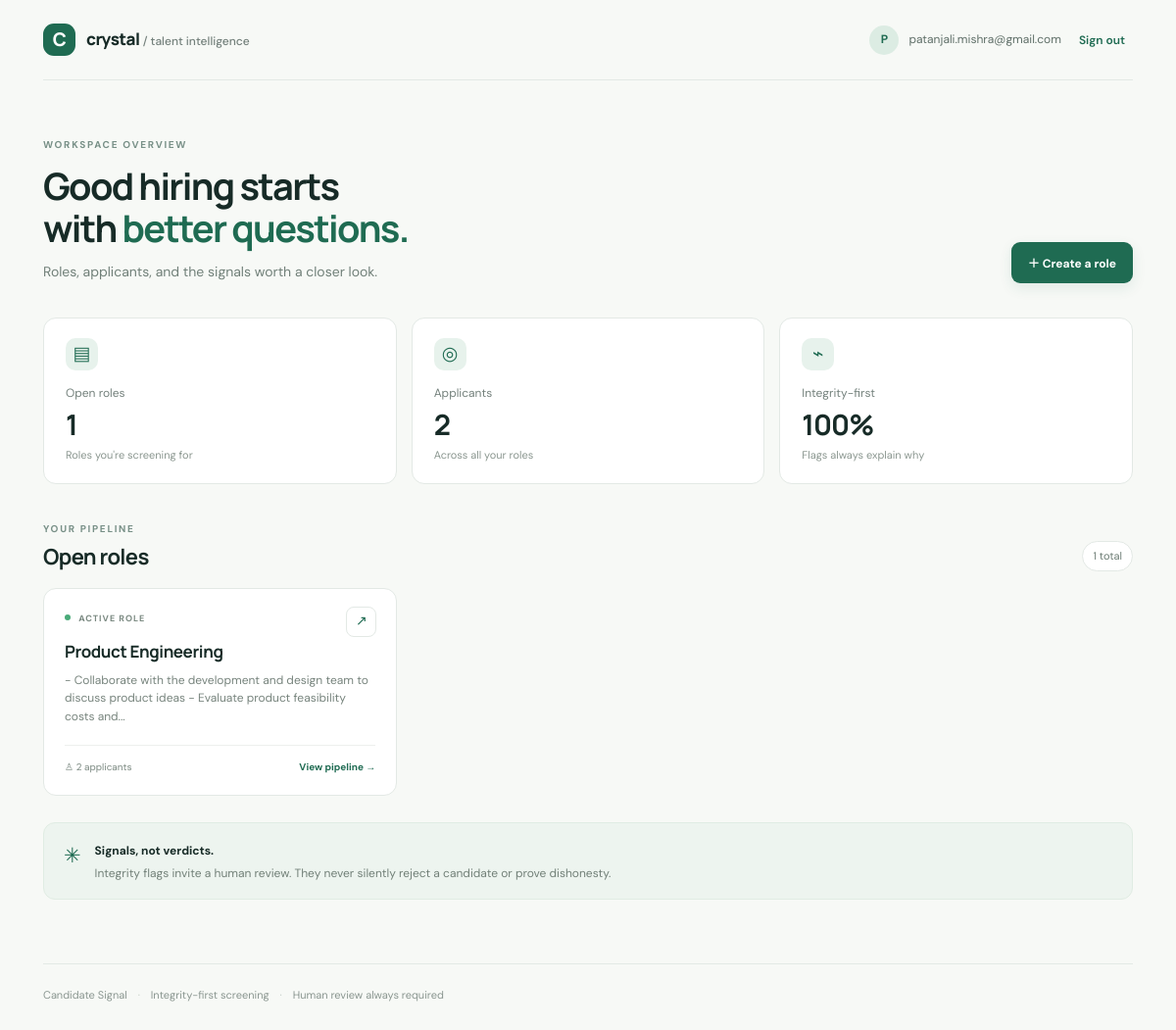
The page / (signed in) on the database its author committed.
### tables this page shows
CREATE TABLE roles(id INTEGER PRIMARY KEY, user_id INTEGER NOT NULL, title TEXT NOT NULL, description TEXT NOT NULL, requirements TEXT NOT NULL, created_at TEXT DEFAULT CURRENT_TIMESTAMP, FOREIGN KEY(user_id) REFERENCES users(id) ON DELETE CASCADE);

### app.py (the view)
@app.route("/")
def index():
    if not session.get("user_id"): return redirect(url_for("login"))
    roles=db().execute("SELECT r.*, (SELECT COUNT(*) FROM candidates c WHERE c.role_id=r.id) AS candidate_count FROM roles r WHERE user_id=? ORDER BY id DESC",(session["user_id"],)).fetchall()
    return render_template("index.html", roles=roles)

### app.py (called while the page is built)
def db():
    if "db" not in g:
        g.db = sqlite3.connect(DB)
        g.db.row_factory = sqlite3.Row
        g.db.execute("PRAGMA foreign_keys=ON")
    return g.db

### templates/index.html
{% extends "base.html" %}{% block content %}<div class="pagehead"><div><div class="eyebrow">WORKSPACE OVERVIEW</div><h1>Good hiring starts<br>with <em>better questions.</em></h1><p class="lede">Roles, applicants, and the signals worth a closer look.</p></div><a class="btn primary" href="{{ url_for('new_role') }}">＋ Create a role</a></div><section class="metricgrid"><div class="metric"><span class="metricicon">▤</span><span class="muted">Open roles</span><strong>{{ roles|length }}</strong><small>Roles you're screening for</small></div><div class="metric"><span class="metricicon">◎</span><span class="muted">Applicants</span><strong>{{ roles|sum(attribute='candidate_count') }}</strong><small>Across all your roles</small></div><div class="metric"><span class="metricicon">⌁</span><span class="muted">Integrity-first</span><strong>100%</strong><small>Flags always explain why</small></div></section><div class="sectionhead"><div><div class="eyebrow">YOUR PIPELINE</div><h2>Open roles</h2></div><span class="countpill">{{ roles|length }} total</span></div>{% if roles %}<div class="rolegrid">{% for role in roles %}<a class="rolecard" href="{{ url_for('role_detail',role_id=role.id) }}"><div class="roleicon">↗</div><div class="rolemeta"><span class="statusdot"></span> ACTIVE ROLE</div><h3>{{ role.title }}</h3><p>{{ role.description|truncate(130) }}</p><div class="rolefoot"><span>♙ {{ role.candidate_count }} applicant{{ '' if role.candidate_count==1 else 's' }}</span><span class="arrow">View pipeline →</span></div></a>{% endfor %}</div>{% else %}<div class="empty"><div class="emptyicon">＋</div><h3>Your first role starts here</h3><p>Add a role and its must-have requirements. Then paste resumes to see fit signals and integrity checks together.</p><a class="btn primary" href="{{ url_for('new_role') }}">Create your first role →</a></div>{% endif %}<div class="principle"><span class="principleicon">✳</span><div><strong>Signals, not verdicts.</strong><p>Integrity flags invite a human review. They never silently reject a candidate or prove dishonesty.</p></div></div>{% endblock %}

### static/style.css (style rules this page uses)
:root { --ink:#172b27;--muted:#74817c;--line:#e3e9e5;--paper:#f7f9f6;--green:#1f6b52;--mint:#e7f2ec;--amber:#a65e18;--red:#a63e3e;--white:#fff }
* { box-sizing:border-box }
body { margin:0;background:var(--paper);color:var(--ink);font-family:'DM Sans',sans-serif;font-size:14px;line-height:1.55 }
.muted { color:var(--muted) }
.eyebrow { font-size:10px;font-weight:700;letter-spacing:1.7px;color:#789087;margin-bottom:12px }
.pagehead { display:flex;align-items:flex-end;justify-content:space-between;gap:25px;margin:23px 0 35px }
.pagehead h1,h1 { font:700 38px/1.15 Manrope,sans-serif;letter-spacing:-1.7px;margin:0 0 12px }
.pagehead h1 em,h1 em { font-style:normal;color:var(--green) }
.lede { color:#718079;font-size:14px;max-width:600px;margin:0 }
.btn { border:0;border-radius:9px;padding:12px 17px;font:700 12px 'DM Sans';text-decoration:none;display:inline-flex;align-items:center;justify-content:center;gap:15px;cursor:pointer;white-space:nowrap;transition:transform .15s,background .15s }
.primary { background:var(--green);color:white;box-shadow:0 5px 14px #1f6b521b }
.metricgrid { display:grid;grid-template-columns:repeat(3,1fr);gap:15px }
.metric { background:white;border:1px solid var(--line);border-radius:13px;padding:20px 22px;display:flex;flex-direction:column;align-items:flex-start }
.metricicon { width:33px;height:33px;border-radius:10px;display:grid;place-items:center;background:var(--mint);color:var(--green);font-size:19px;margin-bottom:14px }
.metric .muted { font-size:12px }
.metric strong { font:700 29px Manrope,sans-serif;letter-spacing:-1px;margin:3px 0 }
.metric small { font-size:11px;color:#8b9790 }
.sectionhead { display:flex;align-items:flex-end;justify-content:space-between;margin:38px 0 17px }
.sectionhead h2 { font:700 22px Manrope;margin:0;letter-spacing:-.7px }
.sectionhead .eyebrow { margin-bottom:5px }
.countpill { font-size:11px;color:#6b7b73;border:1px solid var(--line);background:white;padding:6px 10px;border-radius:100px }
.rolegrid { display:grid;grid-template-columns:repeat(3,1fr);gap:14px }
.rolecard { position:relative;background:white;border:1px solid var(--line);border-radius:13px;padding:21px;text-decoration:none;color:inherit;transition:all .18s }
.roleicon { position:absolute;right:20px;top:18px;border:1px solid var(--line);border-radius:8px;width:31px;height:31px;display:grid;place-items:center;color:var(--green) }
.rolemeta { font-size:9px;font-weight:700;letter-spacing:1px;color:#7a8981;margin:3px 0 14px }
.statusdot { display:inline-block;width:6px;height:6px;border-radius:50%;background:#4aab79;margin-right:5px;vertical-align:1px }
.rolecard h3 { font:700 17px Manrope;margin:0 0 9px;letter-spacing:-.4px }
.rolecard p { font-size:12px;color:#77847d;min-height:56px;margin:0 0 19px }
.rolefoot { display:flex;justify-content:space-between;border-top:1px solid #edf0ed;padding-top:14px;color:#7b8981;font-size:10px }
.arrow { color:var(--green);font-weight:700 }
.principle { display:flex;gap:14px;background:#edf4ef;border:1px solid #e0ece3;border-radius:12px;padding:17px 20px;margin-top:27px }
.principleicon { color:var(--green);font-size:21px }
.principle strong { font-size:12px }
.principle p { margin:3px 0 0;font-size:12px;color:#728078 }

### rows shown on the page
roles: title "Product Engineering", description "- Collaborate with the development and design team to discuss product ideas - Evaluate product feasibility costs and...", candidate_count "2", candidate_count "s"

### other values the page prints
{{ session.get('email','C')[0]|upper }} "P"
{{ session.get('email') }} "patanjali.mishra@gmail.com"
{{ roles|length }} "1"
{{ roles|sum(attribute='candidate_count') }} "2"
